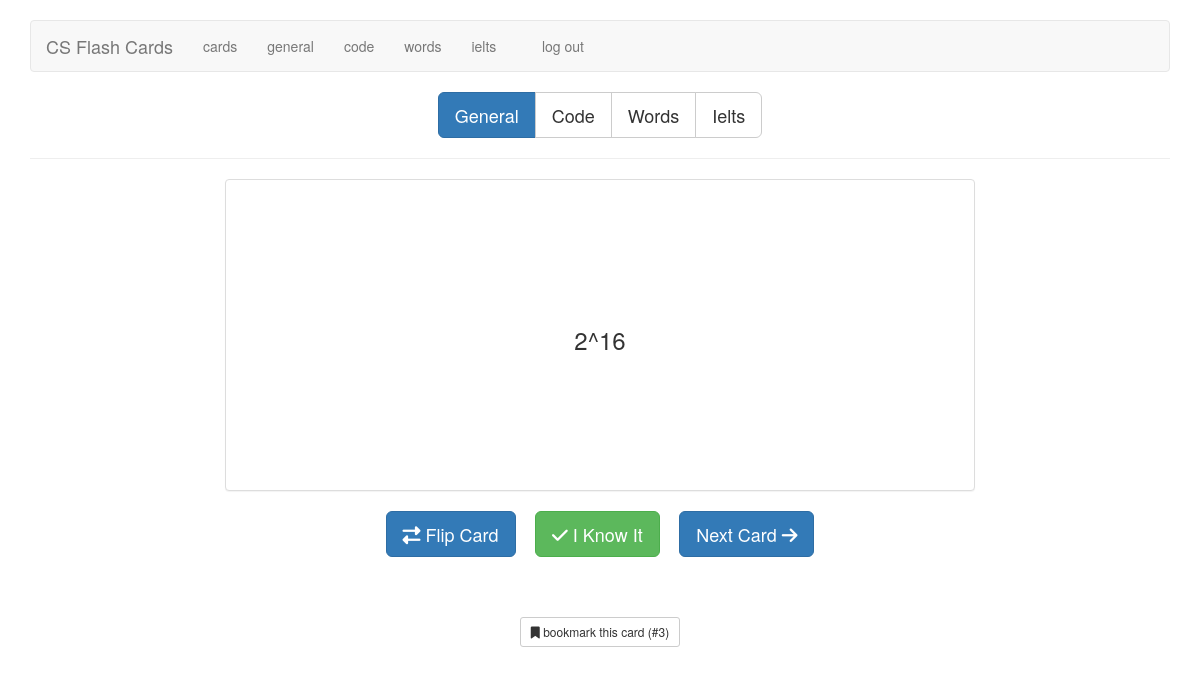
Page /general/3 (signed in) on the earlier database version.
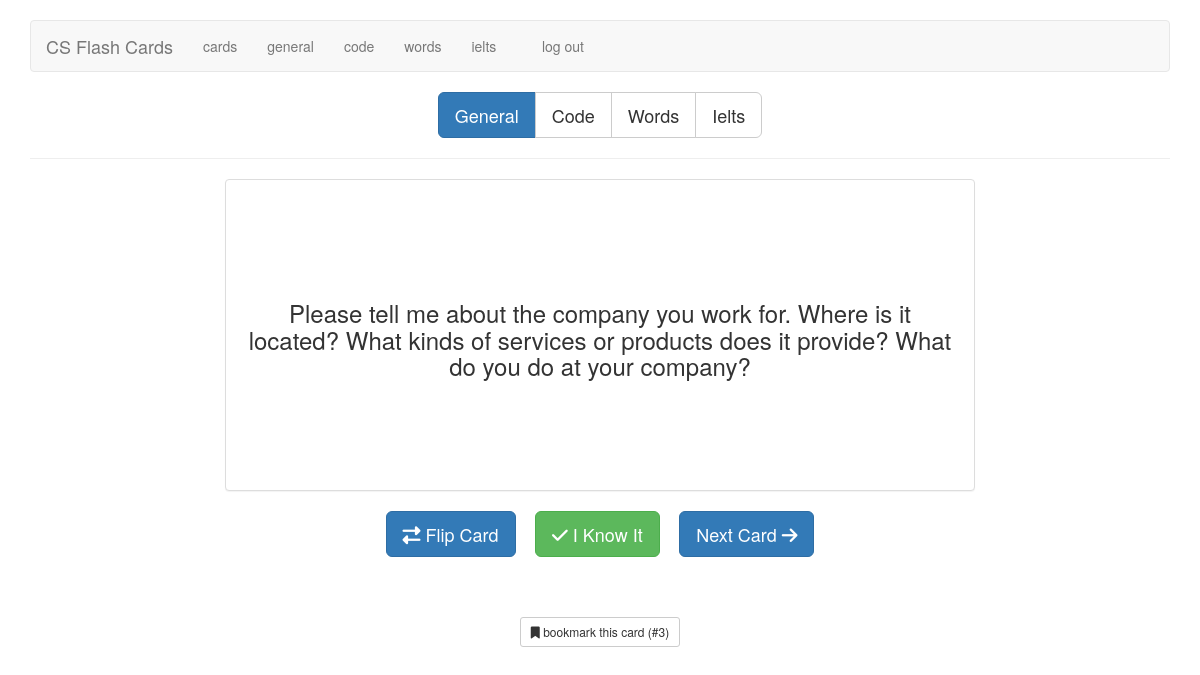
Same page on the later database version.
### tables this page shows
CREATE TABLE cards (
  id integer primary key autoincrement,
   /* 1 for interview, 2 for code, 3 for english, 4 for ielts */
  type tinyint not null,
  front text not null,
  back text not null,
  sort int default 0,
  known boolean default 0
);

### flash_cards.py (the view)
@application.route('/general')
@application.route('/general/<card_id>')
def general(card_id=None):
    if not session.get('logged_in'):
        return redirect(url_for('login'))
    return memorize("general", card_id)

### flash_cards.py (called while the page is built)
def connect_db():
    rv = sqlite3.connect(application.config['DATABASE'])
    rv.row_factory = sqlite3.Row
    return rv

def get_db():
    if not hasattr(g, 'sqlite_db'):
        g.sqlite_db = connect_db()
    return g.sqlite_db

def memorize(card_type, card_id):
    if card_type == "general":
        type = 1
    elif card_type == "code":
        type = 2
    elif card_type == "eng":
        type = 3
    elif card_type == "ielts":
        type = 4
    else:
        return redirect(url_for('cards'))
    if card_id:
        card = get_card_by_id(card_id)
    else:
        card = get_card(type)
    if not card:
        flash("You've learned all the " + card_type + " cards.")
        return redirect(url_for('cards'))
    short_answer = (len(card['back']) < 75)
    return render_template('memorize.html',
                           card=card,
                           card_type=card_type,
                           short_answer=short_answer)

def get_card_by_id(card_id):
    db = get_db()
    query = '''
      SELECT
        id, type, front, back, known
      FROM cards
      WHERE
        id = ?
      LIMIT 1
    '''
    cur = db.execute(query, [card_id])
    return cur.fetchone()

### templates/memorize.html (shortened to what this page needs)
{% extends "layout.html" %}
{% block body %}
    <div class="row">
        <div class="col-xs-12 text-center">
            <div class="btn-group btn-group-lg" role="group" aria-label="card type">
                <a href="{{ url_for('general') }}" class="btn btn-{{ "primary" if card_type == "general" else "default" }}">General</a>
                <a href="{{ url_for('code') }}" class="btn btn-{{ "primary" if card_type == "code" else "default" }}">Code</a>
                <a href="{{ url_for('eng') }}" class="btn btn-{{ "primary" if card_type == "eng" else "default" }}">Words</a>
                <a href="{{ url_for('ielts') }}" class="btn btn-{{ "primary" if card_type == "ielts" else "default" }}">Ielts</a>
            </div>
        </div>
    </div>
    <hr/>
    <div class="row memorizePanel">
        <div class="col-xs-8 col-xs-offset-2">
            <div class="panel panel-default cardFront">
                <div class="panel-body">
                    <div class="alignContainer">
                        <div class="alignMiddle frontText">
                            <h3 class="text-center">{{ card.front }}</h3>
                        </div>
                    </div>
                </div>
            </div>
        </div>
    </div>
    <div class="row">
        <div class="col-xs-12 text-center">
            <a href="javascript:" class="btn btn-primary btn-lg flipCard">
                <i class="fa fa-exchange"></i>
                Flip Card
            </a>
            <a href="{{ url_for('mark_known', card_id=card.id, card_type=card_type) }}" class="btn btn-success btn-lg">
                <i class="fa fa-check"></i>
                I Know It
            </a>
            <a href="{{ url_for(card_type) }}" class="btn btn-primary btn-lg">
                Next Card
                <i class="fa fa-arrow-right"></i>
            </a>
        </div>
    </div>
    <div class="row">
        <div class="col-xs-12 text-center">
            <br />
            <br />
            <br />
            <a href="{{ url_for(card_type, card_id=card.id) }}" class="btn btn-default btn-sm">
                <i class="fa fa-bookmark"></i>
                bookmark this card (#{{ card.id }})
            </a>
        </div>
    </div>
{% endblock %}

Differences in the rows shown:
changed cards id 3: front "2^16" → "Please tell me about the company you work for. Where is it located? What kinds of services or products does it provide? What do you do at your company?"
